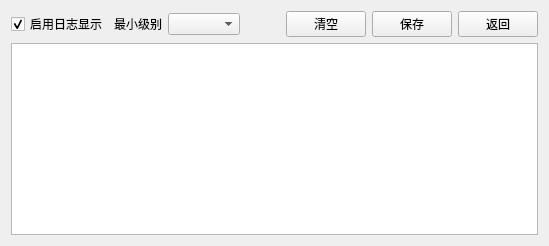
<?xml version="1.0" encoding="UTF-8"?>
<ui version="4.0">
 <class>LogWidget</class>
 <widget class="QWidget" name="LogWidget">
  <layout class="QVBoxLayout" name="verticalLayout">
   <item>
    <layout class="QHBoxLayout" name="toolbarLayout">
     <item>
      <widget class="QCheckBox" name="chkEnable">
       <property name="text">
        <string>启用日志显示</string>
       </property>
       <property name="checked">
        <bool>true</bool>
       </property>
      </widget>
     </item>
     <item>
      <widget class="QLabel" name="lblLevel">
       <property name="text">
        <string>最小级别</string>
       </property>
      </widget>
     </item>
     <item>
      <widget class="QComboBox" name="cmbLevel"/>
     </item>
     <item>
      <spacer name="spacer">
       <property name="orientation">
        <enum>Qt::Horizontal</enum>
       </property>
       <property name="sizeHint" stdset="0">
        <size>
         <width>40</width>
         <height>20</height>
        </size>
       </property>
      </spacer>
     </item>
     <item>
      <widget class="QPushButton" name="btnClear">
       <property name="text">
        <string>清空</string>
       </property>
      </widget>
     </item>
     <item>
      <widget class="QPushButton" name="btnSave">
       <property name="text">
        <string>保存</string>
       </property>
      </widget>
     </item>
     <item>
      <widget class="QPushButton" name="btnBack">
       <property name="text">
        <string>返回</string>
       </property>
      </widget>
     </item>
    </layout>
   </item>
   <item>
    <widget class="QTextEdit" name="textEdit">
     <property name="readOnly">
      <bool>true</bool>
     </property>
     <property name="undoRedoEnabled">
      <bool>false</bool>
     </property>
    </widget>
   </item>
  </layout>
 </widget>
 <resources/>
 <connections/>
</ui>
